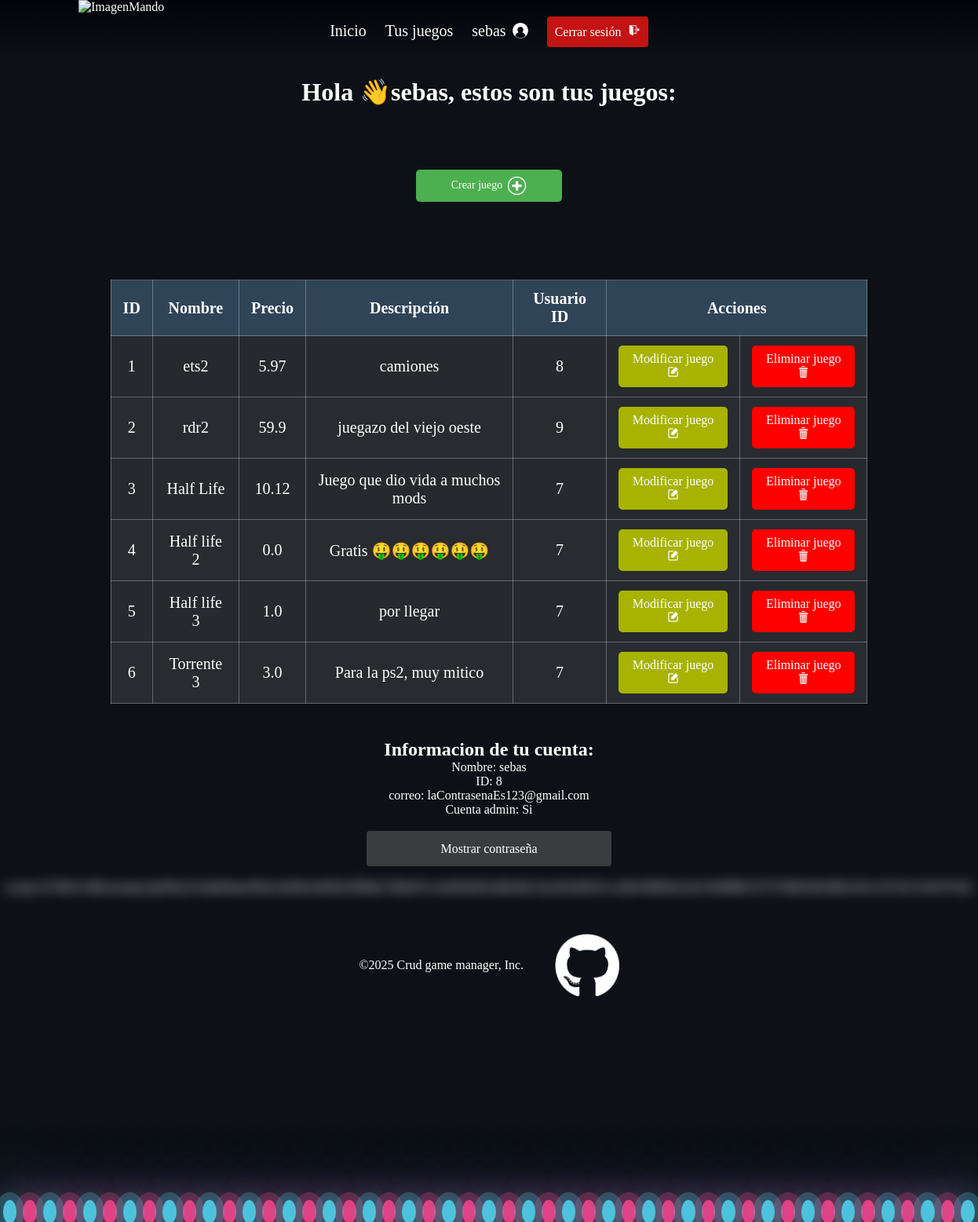
/protected (signed in), run on the app's committed database.
### models.py (models this page shows)
class Usuario(db.Model, UserMixin):
    __tablename__ = 'usuarios'
    id = db.Column(db.Integer, primary_key=True)
    nombre = db.Column(db.String, nullable=False)
    correo = db.Column(db.String, unique=True, nullable=False)
    contrasena = db.Column(db.String, nullable=False)
    admin = db.Column(db.Boolean, nullable=False)

class Juego(db.Model):
    __tablename__ = 'juegos'
    id = db.Column(db.Integer, primary_key=True)
    nombre = db.Column(db.String, nullable=False)
    precio = db.Column(db.Float, nullable=False)
    descripcion = db.Column(db.String, nullable=False)
    usuario_id = db.Column(db.Integer, db.ForeignKey(
        'usuarios.id'), nullable=False)

### __main__.py (the view)
@app.route('/protected')
@login_required
def protected():
    usuario = Usuario.query.filter_by(id=current_user.id).first()
    juegos = 0
    esAdmin = usuario.admin
    if esAdmin == 1:
        juegos = Juego.query.all()
    else:
        juegos = Juego.query.filter_by(usuario_id=current_user.id).all()
    return render_template('juegos.html', usuario=usuario, juegos=juegos)

### __main__.py (called while the page is built)
@login_manager.user_loader
def load_user(user_id):
    return User(user_id)

### templates/juegos.html (shortened to what this page needs)
{% extends "templateConBurbujas.html" %}
{% block style %}
<link rel="stylesheet" href="{{ url_for('static', filename='css/juegos.css') }}">
{% endblock %}
{% block content %}
<main>
    <h1>Hola 👋{{usuario.nombre}}, estos son tus juegos:</h1>
    <div class="center">
        <button id="botonCrearJuego">Crear juego <img src="{{ url_for('static', filename='img/add.png') }}"
                alt="addIcon" id="addIcon"> </button>
    </div>
    <div id="juegos">
        <table border="1" id="miTabla">
            <thead>
                <tr>
                    <th>ID</th>
                    <th>Nombre</th>
                    <th>Precio</th>
                    <th>Descripción</th>
                    {% if usuario.admin %}
                    <th>Usuario ID</th>
                    {% endif %}
                    <th colspan="2">Acciones</th>
                </tr>
            </thead>
            <tbody>
                {% for juego in juegos %}
                <tr>
                    <td>{{ juego.id }}</td>
                    <td>{{ juego.nombre }}</td>
                    <td>{{ juego.precio }}</td>
                    <td>{{ juego.descripcion }}</td>
                    {% if usuario.admin %}
                    <td>{{ juego.usuario_id }}</td>
                    {% endif %}
                    <td>
                        <button class="botonModificar">Modificar juego
                            <img src="{{ url_for('static', filename='img/modify.png') }}" alt="modifyIcon"
                                id="modifyIcon">
                        </button>
                    </td>
                    <td>
                        <button class="botonEliminar">Eliminar juego
                            <img src="{{ url_for('static', filename='img/delete.png') }}" alt="eliminateIcon"
                                id="modifyIcon">
                        </button>
                    </td>
                </tr>
                {% endfor %}
            </tbody>
        </table>
    </div>
    <section id="clicATusDatos">
        <div id="tusDatos">
            <h2>Informacion de tu cuenta:</h2>
            <p>Nombre: {{usuario.nombre}}</p>
            <p>ID: <span id="usuarioId">{{usuario.id}}</span></p>
            <p>correo: {{usuario.correo}}</p>
            <p>Cuenta admin:
                {% if usuario.admin %}
                <span id="adminBool">Si</span>
                {% else %}
                <span id="adminBool">No</span>
                {% endif %}
            </p>
            <br>
            <button id="botonMostrarContra" onclick="mostrarContra()">Mostrar contraseña</button>
            <br> <br>
            <p id="mostrarContra" class="blurred">{{usuario.contrasena}}</p>
        </div>
    </section>
</main>
{% endblock %}

### templates/templateConBurbujas.html (shortened to what this page needs)
<!DOCTYPE html>
<html lang="es">
<head>
    {% block style %}{% endblock %}
</head>
<body>
    <a href="/"><img id="flag" alt="ImagenMando" src="../static/img/mando.png"></a>
    <header>
        <nav>
            <ul>
                <li><a href="/inicio">Inicio</a></li>
                {% if usuario and usuario.nombre %}
                <li><a href="/protected">Tus juegos</a></li>
                <li><a href="/protected#clicATusDatos">
                        {{usuario.nombre}}
                        <img src="{{url_for('static', filename='img/login.png')}}" alt="loginImg" id="loginIcon"></a>
                </li>
                <li> <button id="botonCerrarSesion" onclick="window.location.href='/logout'">Cerrar sesión
                        &VeryThinSpace; <img src="{{url_for('static', filename='img/logout.png')}}" alt="logoutIcon"
                            id="logoutIcon"></button>
                </li>
                {% else %}
                <li><a href="/login">Iniciar sesión</a></li>
                {% endif %}
            </ul>
        </nav>
    </header>
    <main class="content">
        {% block content %}{% endblock %}
    </main>
    <div class="bubbles">
        <span style="--i:12;"></span><span style="--i:24;"></span><span style="--i:10;"></span>
        <span style="--i:14;"></span><span style="--i:23;"></span><span style="--i:18;"></span>
        <span style="--i:16;"></span><span style="--i:19;"></span><span style="--i:20;"></span>
        <span style="--i:22;"></span><span style="--i:25;"></span><span style="--i:18;"></span>
        <span style="--i:21;"></span><span style="--i:15;"></span><span style="--i:13;"></span>
        <span style="--i:26;"></span><span style="--i:17;"></span><span style="--i:13;"></span>
        <span style="--i:28;"></span><span style="--i:11;"></span><span style="--i:12;"></span>
        <span style="--i:24;"></span><span style="--i:10;"></span><span style="--i:14;"></span>
        <span style="--i:23;"></span><span style="--i:18;"></span><span style="--i:16;"></span>
        <span style="--i:19;"></span><span style="--i:20;"></span><span style="--i:22;"></span>
        <span style="--i:25;"></span><span style="--i:18;"></span><span style="--i:21;"></span>
        <span style="--i:15;"></span><span style="--i:13;"></span><span style="--i:26;"></span>
        <span style="--i:17;"></span><span style="--i:13;"></span><span style="--i:28;"></span>
        <span style="--i:11;"></span><span style="--i:12;"></span> <span style="--i:24;"></span>
        <span style="--i:10;"></span> <span style="--i:14;"></span><span style="--i:23;"></span>
        <span style="--i:18;"></span><span style="--i:16;"></span> <span style="--i:19;"></span>
        <span style="--i:20;"></span>
    </div>
    <footer>
        <p>&copy;2025 Crud game manager, Inc.</p>
        <a href="https://github.com/Sebastian-Manrique" target="blanc">
            <img id="flagFooter" alt="img" src="../static/img/gitHub.png"></a>
    </footer>
</body>
</html>

### static/css/juegos.css (style rules this page uses)
body { margin: 0; padding: 0; transform-origin: top left; transform: scale(1); min-height: 100vh; background-color: #0d1117; }
.bubbles { position: relative; display: flex; bottom: -25vh; }
.bubbles span { position: relative; width: 30px; height: 30px; background: #4fc3dc; margin: 0 4px; border-radius: 50%; box-shadow: 0 0 0 10px #4fc3dc44, 0 0 50px #4fc3dc, 0 0 100px #4fc3dc; animation: animate 15s linear infinite; animation-duration: calc(200s / var(--i)); }
.bubbles span:nth-child(even) { background: #ff2d75; box-shadow: 0 0 0 10px #ff2d7544, 0 0 50px #ff2d75, 0 0 100px #ff2d75; z-index: -1; }
* { margin: 0; padding: 0; box-sizing: border-box; font-family: CustomFont; color: white; }
#flag { position: absolute; left: 100px; top: 0%; height: 100px; }
a:link, a:visited, a:hover, a:active { text-decoration: none; }
header { background: linear-gradient( to top, rgba(255, 255, 255, 0), rgba(1, 4, 9, 1) ); text-align: center; justify-content: center; align-items: center; }
header li { display: inline-block; font-size: 20px; margin: 0 10px; text-align: center; line-height: 78px; }
#flagFooter { height: 10vh; max-height: 100px; }
footer { display: flex; justify-content: center; align-items: center; padding: 20px; flex-wrap: wrap; position: fixed; width: 100%; }
footer p, footer a { margin: 0 20px; padding: 0; }
footer a { display: flex; align-items: center; }
.botonModificar { background-color: #a7b300; color: white; border: none; padding: 8px 16px; cursor: pointer; border-radius: 5px; }
.botonEliminar { background-color: #ff0000; color: white; border: none; padding: 8px 16px; cursor: pointer; border-radius: 5px; }
#botonCrearJuego { width: 15%; padding: 10px; background-color: #4caf50; border: none; border-radius: 4px; cursor: pointer; display: flex; align-items: center; justify-content: center; gap: 6px; padding: 8px 12px; border: none; cursor: pointer; color: white; font-size: 14px; border-radius: 5px; }
#botonCerrarSesion { width: 100%; padding: 10px; background-color: #c31313; color: white; border: none; border-radius: 4px; cursor: pointer; }
h1 { text-align: center; margin-top: 20px; }
.center { display: flex; justify-content: center; align-items: center; height: 25vh; }
button { padding: 10px 20px; font-size: 16px; }
#tusDatos { padding-top: 25px; text-align: center; }
.blurred { filter: blur(8px); }
#botonMostrarContra { width: 20%; min-width: 25%; padding: 10px; background-color: #3a3c40; color: white; min-height: 45px; border: none; border-radius: 4px; cursor: pointer; }
#juegos { display: flex; justify-content: center; padding: 20px; }
#miTabla { width: 80%; border-collapse: collapse; background-color: transparent; font-size: 20px; }
#miTabla th, #miTabla td { padding: 12px 15px; text-align: center; border: 1px solid #dcdcdc57; }
#miTabla th { background-color: #4f95d63f; }
#miTabla tr:nth-child(even) { background-color: #6666664d; }
#miTabla tr:nth-child(odd) { background-color: #5555555c; }
#addIcon { height: 25px; }
#logoutIcon { height: 15px; }
#modifyIcon { height: 15px; }
li a { display: flex; align-items: center; justify-content: center; gap: 8px; text-decoration: none; }
#loginIcon { width: 20px; height: 20px; }
button img { height: 20px; }

### data on the page
Usuario: nombre "sebas", id "8", correo "laContrasenaEs123@gmail.com", contrasena "scrypt:32768:8:1$8cnzemjxGpFfKyGL$ad44aee992ecb404c4ebf0cf5ffb8a73b8e97ec5a920e601edbe0dc1faa2f3e89321ccd647d8584c24cf104f8867e57279683491809c591c53741f1336767d21"
Juego: id "1", nombre "ets2", precio "5.97", descripcion "camiones", usuario_id "8"
Juego: id "2", nombre "rdr2", precio "59.9", descripcion "juegazo del viejo oeste", usuario_id "9"
Juego: id "3", nombre "Half Life", precio "10.12", descripcion "Juego que dio vida a muchos mods", usuario_id "7"
Juego: id "4", nombre "Half life 2", precio "0.0", descripcion "Gratis 🤑🤑🤑🤑🤑🤑", usuario_id "7"
Juego: id "5", nombre "Half life 3", precio "1.0", descripcion "por llegar", usuario_id "7"
Juego: id "6", nombre "Torrente 3", precio "3.0", descripcion "Para la ps2, muy mitico", usuario_id "7"
